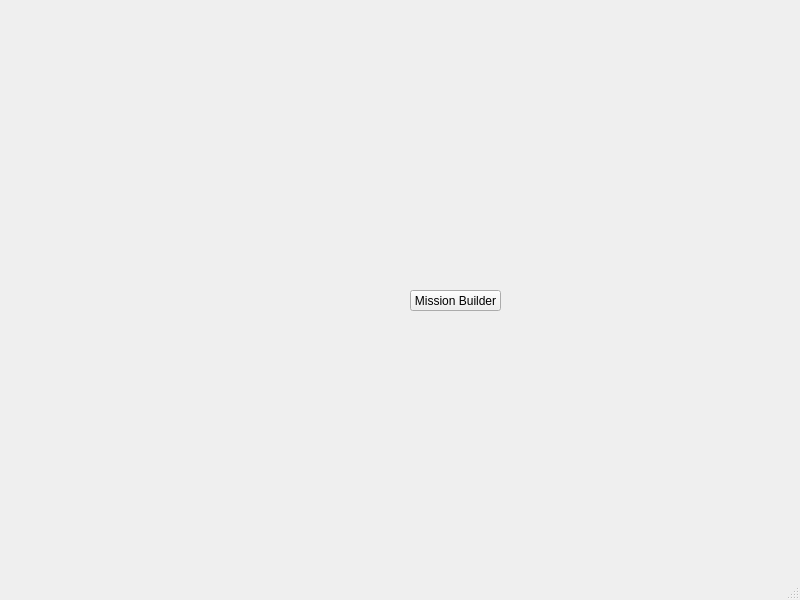
<?xml version="1.0" encoding="UTF-8"?>
<ui version="4.0">
 <class>HomeWindow</class>
 <widget class="QMainWindow" name="HomeWindow">
  <property name="geometry">
   <rect>
    <x>0</x>
    <y>0</y>
    <width>800</width>
    <height>600</height>
   </rect>
  </property>
  <property name="windowTitle">
   <string>MainWindow</string>
  </property>
  <widget class="QWidget" name="centralwidget">
   <widget class="QPushButton" name="pushButton_builder">
    <property name="geometry">
     <rect>
      <x>410</x>
      <y>290</y>
      <width>91</width>
      <height>21</height>
     </rect>
    </property>
    <property name="text">
     <string>Mission Builder</string>
    </property>
   </widget>
  </widget>
  <widget class="QMenuBar" name="menubar">
   <property name="geometry">
    <rect>
     <x>0</x>
     <y>0</y>
     <width>800</width>
     <height>21</height>
    </rect>
   </property>
  </widget>
  <widget class="QStatusBar" name="statusbar"/>
 </widget>
 <resources/>
 <connections/>
</ui>
